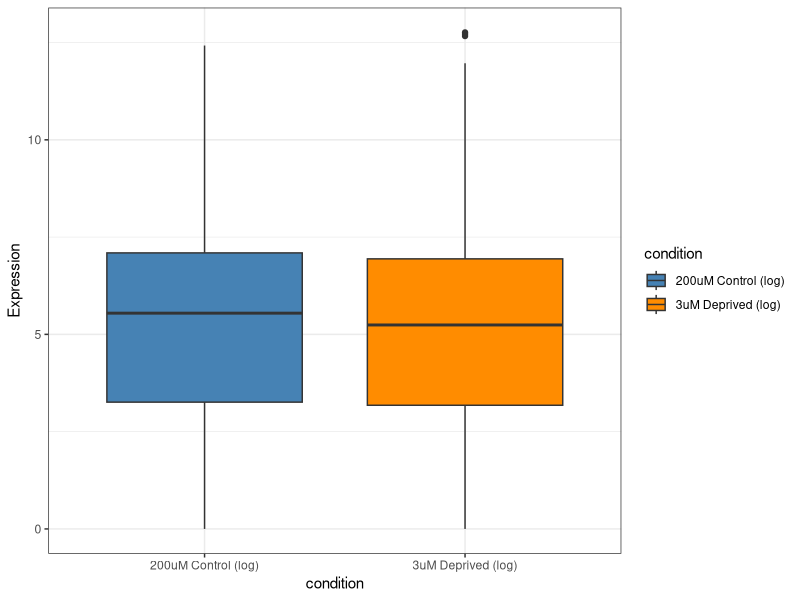
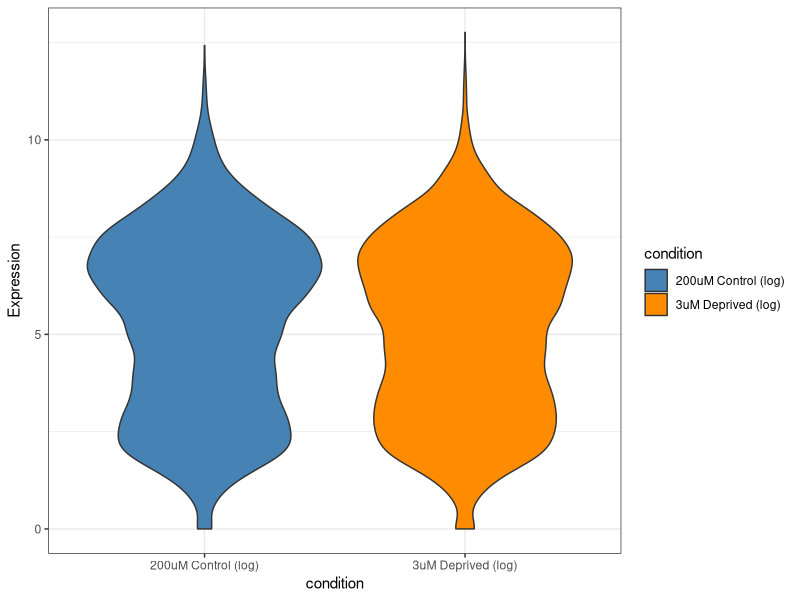
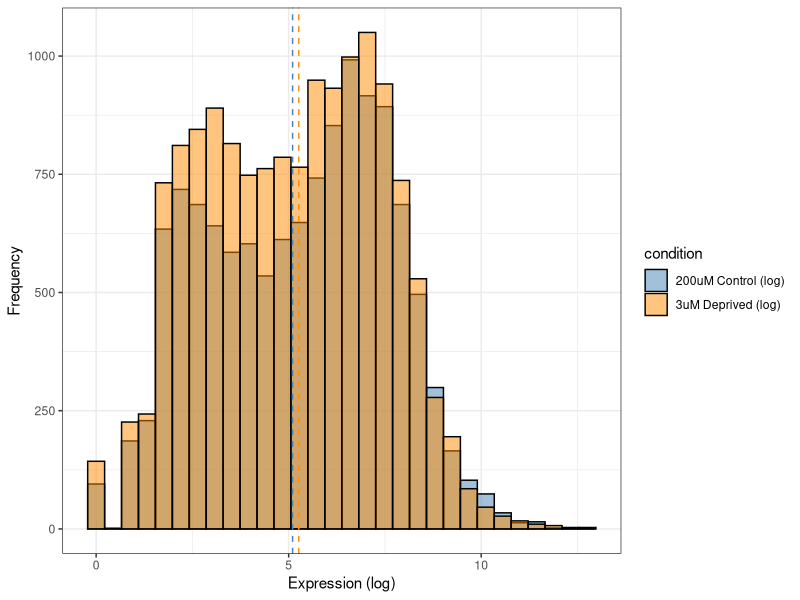

Generate these figures, in order, with R:
# Introduction to Computational Statistics
# Jesús Urtasun Elizari: MRC LMS 2026
# Chapter 1: Descriptive statistics



# Exercise 3: 

# 1. Read expression data from RNA-seq experiment.

# First column represents the gene Ensembl ID.

# Samples labelled '200uM' were grown in 200 micro-molar environment, the control condition.
# Samples labelled '3uM' were grown in 3 micro-molar environment, the deprived condition.
# All samples are labelled 'SL_', indicating they were grown in serum. There are three replicates per each group, labelled '_rep1', '_rep2', '_rep3'.

# Each replicate has one column only, storing raw counts. Counts represent the number reads, i.e. the number of times a transcription of that gene was detected.
# Do not average per replicates, just concatenate / "pool" them with the '.flatten()' function.



# Import libraries ............................................................

library(ggplot2)
setwd("/Users/jurtasun/Desktop/courses/LMS/2026/lms_computational_statistics/chapter1/exercises")



# Load RNA-seq ................................................................

# Read RNA-seq data
rnaseq <- read.csv("data/rnaseq_counts.cleaned.csv")
cat("\nRNA-seq data\n")
print(head(rnaseq))
cat("\nRNA-seq dimensions:", dim(rnaseq), "\n")

# Extract deprived vs control
rnaseq_3uM <- rnaseq[, grepl("3uM", colnames(rnaseq))]
rnaseq_200uM <- rnaseq[, grepl("200uM", colnames(rnaseq))]

# Remove genes with zero total counts
rnaseq_3uM <- rnaseq_3uM[rowSums(rnaseq_3uM) > 10, ]
rnaseq_200uM <- rnaseq_200uM[rowSums(rnaseq_200uM) > 10, ]

# Concatenate replicates, convert 2D matrix to 1D vector
exp_3uM <- as.vector(as.matrix(rnaseq_3uM))
exp_200uM <- as.vector(as.matrix(rnaseq_200uM))



# Compute mean value ..........................................................

# Manual calculation
compute_mean <- function(data) {
  
  sum(data) / length(data)
}

# Check implementation
cat("\nMean value\n")
cat("3uM (manual):", compute_mean(exp_3uM), "\n")
cat("3uM (R):", mean(exp_3uM), "\n")
cat("200uM deprived (manual):", compute_mean(exp_200uM), "\n")
cat("200uM deprived (R):", mean(exp_200uM), "\n")



# Compute variance ............................................................

# Manual calculation
compute_var <- function(data) {
  
  mean_val <- compute_mean(data)
  squared_diffs <- (data - mean_val) ^ 2
  
  sum(squared_diffs) / length(data)
}

# Check implementation
cat("\nVariance\n")
cat("3uM (manual):", compute_var(exp_3uM), "\n")
cat("3uM (R):", var(exp_3uM) * (length(exp_3uM) - 1) / length(exp_3uM), "\n")
cat("200uM deprived (manual):", compute_var(exp_200uM), "\n")
cat("200uM deprived (R):", var(exp_200uM) * (length(exp_200uM) - 1) / length(exp_200uM), "\n")



# Compute median ..............................................................

# Manual calculation
compute_median <- function(data) {
  
  sorted_data <- sort(data)
  n <- length(sorted_data)
  middle <- n %/% 2
  
  if (n %% 2 == 0) {
    (sorted_data[middle] + sorted_data[middle + 1]) / 2
  } else {
    sorted_data[middle + 1]
  }
}

# Check implementation
cat("\nMedian\n")
cat("3uM (manual):", compute_median(exp_3uM), "\n")
cat("3uM (R):", median(exp_3uM), "\n")
cat("200uM deprived (manual):", compute_median(exp_200uM), "\n")
cat("200uM deprived (R):", median(exp_200uM), "\n")



# Compute std .................................................................

# Manual calculation
compute_std <- function(data) {
  
  compute_var(data) ^ 0.5
}

# Check implementation
cat("\nStandard deviation\n")
cat("3uM (manual):", compute_std(exp_3uM), "\n")
cat("3uM (R):", sd(exp_3uM) * sqrt((length(exp_3uM) - 1) / length(exp_3uM)), "\n")
cat("200uM deprived (manual):", compute_std(exp_200uM), "\n")
cat("200uM deprived (R):", sd(exp_200uM) * sqrt((length(exp_200uM) - 1) / length(exp_200uM)), "\n")



# Plot RNA-seq data ...........................................................

# Prepare for plot
log_3uM <- log1p(exp_3uM)
log_200uM <- log1p(exp_200uM)

df <- data.frame(expression = c(log_3uM, log_200uM),
                 condition = rep(c("3uM Deprived (log)", "200uM Control (log)"),
                                 times = c(length(log_3uM), length(log_200uM))))

# Box plot
ggplot(df, aes(x = condition, y = expression, fill = condition)) +
  geom_boxplot() + scale_fill_manual(values = c("steelblue", "darkorange")) +
  labs(y = "Expression") + theme_bw()

# Violin plot
ggplot(df, aes(x = condition, y = expression, fill = condition)) +
  geom_violin() + scale_fill_manual(values = c("steelblue", "darkorange")) +
  labs(y = "Expression") + theme_bw()

# Histogram
ggplot(df, aes(x = expression, fill = condition)) +
  geom_histogram(bins = 30, alpha = 0.5, position = "identity", color = "black") +
  geom_vline(xintercept = c(mean(log_3uM), mean(log_200uM)),
             linetype = "dashed", color = c("steelblue", "darkorange")) +
  scale_fill_manual(values = c("steelblue", "darkorange")) +
  labs(x = "Expression (log)", y = "Frequency") + theme_bw()
